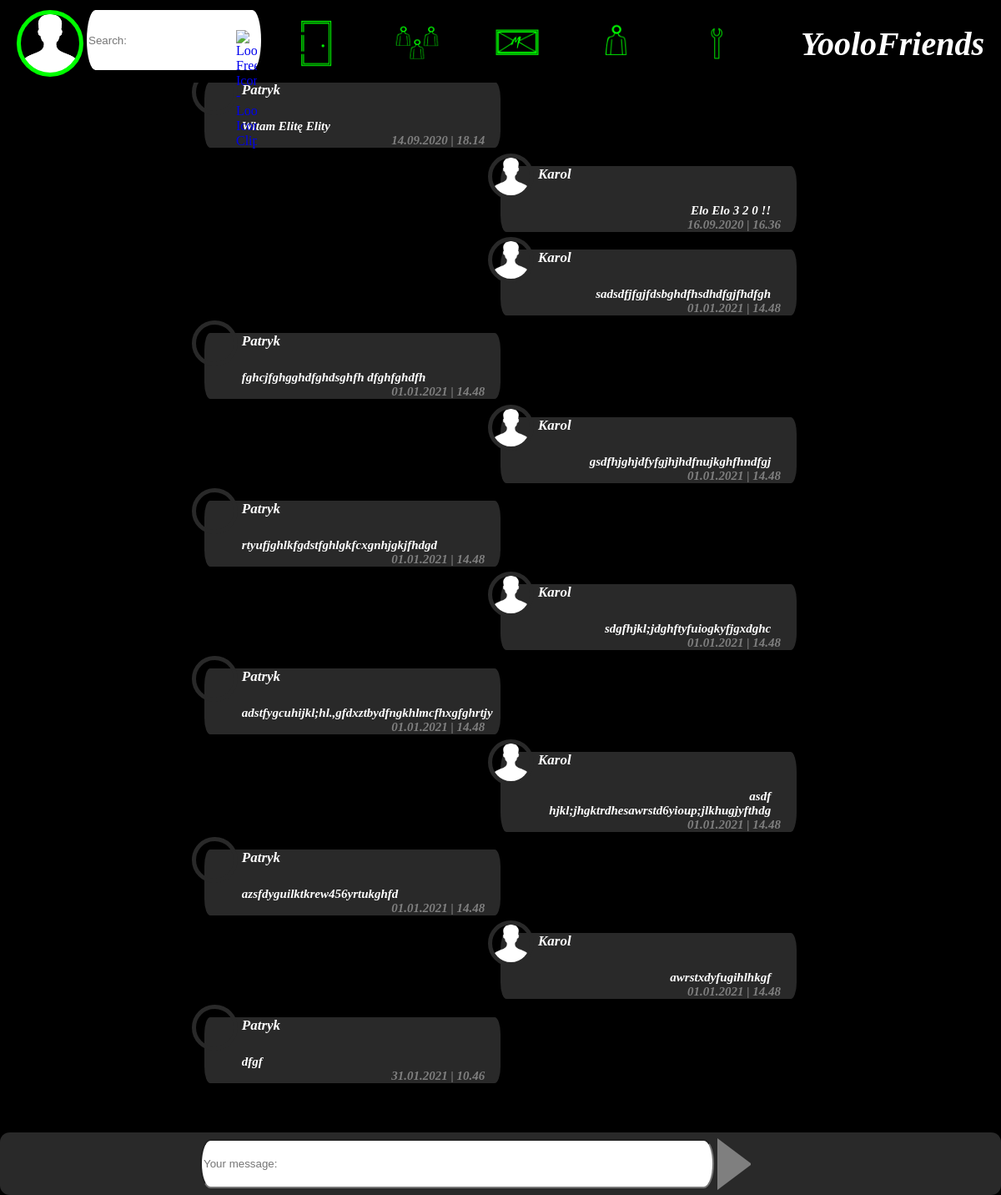
The page /conversations/Elita Elity (signed in) on the database its author committed.
### accounts/models.py (models this page shows, shortened)
class Profile(models.Model):
	user = models.OneToOneField(User, on_delete = models.CASCADE)
	image = models.ImageField(default = 'default.png', upload_to = f'profile_pictures/')
	conversations = models.ManyToManyField(ConversationModel, blank = True)
	messages = models.ManyToManyField(MessageModel, blank = True)

### chat/models.py (models this page shows)
class MessageModel(models.Model):
	conversation = models.ForeignKey(ConversationModel, on_delete = models.CASCADE, related_name= 'messages')
	message = models.TextField(max_length = 500)
	date =  models.DateTimeField(auto_now = True)
	def __str__(self):
		return self.message
	class Meta:
		verbose_name = 'Wiadomość'
		verbose_name_plural = 'Wiadomości'

### accounts/views.py (the view)
# urls.py: path('conversations/<conv>', user_messages_view, name = 'messages'),
def user_messages_view(request, conv = None):
	if not request.user.is_authenticated:
		return redirect('login')
	if conv is None:
		return redirect('conversations')
	user = request.user
	conversation = user.profile.conversations.filter(name=conv)[0]
	form = MessageForm()
	if request.method == "POST":
		message = request.POST['message']
		new_message = MessageModel(conversation=conversation,message=message)
		new_message.save()
		user.profile.messages.add(new_message)
	return render(request,'accounts/user_messages.html', { 'profile_photo'	: request.user.profile.image, 'conversation':conversation,"message_form":form,})

### chat/forms.py
class MessageForm(forms.Form):
    message = forms.CharField( widget=forms.TextInput(attrs={"id":"message-to-send","placeholder":"Your message:"}))
    conversation = forms.HiddenInput()

### accounts/templates/accounts/user_messages.html (shortened to what this page needs)
{% extends 'accounts/loggedin_user_base.html' %}
{% block content %}
	<div id="message-area">
		{% for message in conversation.messages.all %}
		{% if message.profile_set.first.user.username == request.user.username %}
			<div class = "mess" style="margin-left:50%">
		{% else %}
			<div class = "mess">
		{% endif %}
				<div class = "conv-image" style="background-image: url({{MEDIA_URL}}{{message.profile_set.first.image}});"></div>
				<div class = "conv-name">{{message.profile_set.first.user.username}}</div>
				{% if message.profile_set.first.user.username != request.user.username %}
					<div class = "conv-content"><div class="not-my-mess">{{message}}</div></div>
				{% else %}
					<div class = "conv-content"><div class="my-mess">{{message}}</div></div>
				{% endif %}
				<div class = "conv-date">{{message.date | date:"d.m.Y | H.i"}}</div>
			</div>
		{% endfor %}
	</div>
	<div id = "new-message-area">
		<div id="message-form-area">
			<form method="POST" autocomplete="off">
				<div id = "message-in-form-area">
				{{message_form.message}}
				<input id = "send-button" type="submit" value="Send message" onload="send_message()">
				</div>
			</form>
		</div>
	</div>
{% endblock %}

### accounts/templates/accounts/loggedin_user_base.html (shortened to what this page needs)
{% load static %}
<!DOCTYPE html>
<html>
<head>
	<link rel='stylesheet' type='text/css' href='{% static 'accounts/main_user_page.css' %}'>
	<link href='{% static 'accounts/conversations.css' %}' rel='stylesheet' type='text/css'>
</head>
<body>
	<div id="container">
		<div id="up-bar">
			<div id="photo" style= 'background-image:url({{MEDIA_URL}}{{ profile_photo }})'></div>
			<div id= "search-input"><input id="search" type="text" placeholder="Search:"><a href="javascript:click()"><img src="https://www.pikpng.com/pngl/m/333-3335603_loop-free-icon-loop-icon-clipart.png" alt="Loop Free Icon - Loop Icon Clipart@pikpng.com"/></a></div>
			<div id="menu">
				<a href="{% url 'logout' %}"><div class="menu-button" id="exit" ></div></a>
				<div class="menu-button" id="friends"></div>
				<a href="{% url 'conversations' %}"><div class="menu-button" id="messages"></div></a>
				<a href="{% url 'user_home' %}"><div class="menu-button" id="profile"></div></a>
				<div class="menu-button" id="options"></div>
			</div>
			<div id="logo">YooloFriends</div>
		</div>
		<div id="content">
			{% block content %}
			{% endblock %}
		</div>
	</div>
</body>
</html>

### accounts/static/accounts/main_user_page.css (style rules this page uses)
body { background-color: black; color: white; }
#container { display:grid; grid-template-rows: auto auto; }
#up-bar { background-color: black; width:100%; height:75px; padding:1%; display:grid; grid-template-columns:5% 20% auto 25%; position: fixed; top:0%; z-index: 1; }
#photo { background-size:70px 70px; grid-column: 1; width:70px; height:70px; border-radius: 100%; background-repeat: no-repeat; border: 5px solid rgb(0,255,0); }
#search-input { grid-column:2; position: relative; width:auto; }
#search { border:none ; background:#fff; display:block; box-sizing: border-box; height:90%; width:87%; margin-left:10%; border-radius: 5% / 50%; }
#search-input img { width:25px; position: absolute; top: 30%; right: 5%; }
#menu { grid-column: 3; display:grid; grid-template-columns: auto auto auto auto auto; }
.menu-button { width:100%; height:100%; background-size:50%; background-repeat: no-repeat; background-position:center; transition:0.2s; }
div#exit.menu-button { grid-column: 1; background-image: url("/media/icons/door.png"); }
div#friends.menu-button { grid-column: 2; background-image: url("/media/icons/peoples.png"); }
div#messages.menu-button { grid-column: 3; background-image: url("/media/icons/messages.png"); }
div#profile.menu-button { grid-column: 4; background-image: url("/media/icons/people.png"); }
div#options.menu-button { grid-column: 5; background-image: url("/media/icons/options.png"); }
#logo { grid-column: 4; text-align: center; font-size: 40px; font-family: "SimSun-ExtB"; font-style: italic; font-weight: bold; margin:auto; }
#content { grid-row:2; width: 100%; height:100%; display:inline-grid; grid-template-columns: 20% auto 20%; grid-template-rows: auto 75px; margin-top:5%; }

### accounts/static/accounts/conversations.css (style rules this page uses)
.conv-image { width:45px; height:45px; grid-column: 1; grid-row:1; border:5px solid rgb(41,41,41); border-radius: 100%; position: relative; left: -15px; top: -15px; background-size: 100%; background-repeat: no-repeat; }
.conv-name { grid-column: 2; grid-row:1; font-family:"Calibri"; font-style: italic; font-weight: bold; font-size:17px; }
.conv-content { grid-column: 2 / 4; grid-row:2; padding-right: 10%; font-family:"Calibri"; font-style: italic; font-weight: bold; font-size:15px; }
.my-mess { text-align: right; }
.not-my-mess { text-align: left; }
.conv-date { grid-column: 3; grid-row:3; padding-right: 10%; text-align: right; color: rgb(127,127,127); font-family:"Calibri"; font-style: italic; font-weight: bold; font-size:15px; }
#message-area { padding-top:10px; grid-column: 2; }
.mess { width:50%; margin-left:0%; grid-column: 2; background-color: rgb(41,41,41); margin-top:3%; border-radius: 2% / 25%; display:grid; grid-template-columns: 45px auto auto; grid-template-rows:45px auto auto; }
#new-message-area { width:100%; display:grid; grid-template-columns: 20% auto 50px 20%; background-color: rgb(41,41,41); border-radius: 1%/15%; position:fixed; bottom:0%; left:0%; }
#message-form-area { grid-column:2/3; }
#message-in-form-area { height: 75px; grid-column:2; display:grid; grid-template-columns: auto 50px; }
#message-to-send { grid-column: 1; margin-top:auto; margin-bottom: auto; right: 2%; width:98%; height:70%; border-radius: 2% / 50%; }
#send-button { grid-column: 2; margin:auto; width:0px; height:0px; border-top:30px solid transparent; border-bottom:30px solid transparent; border-left: 40px solid rgb(127,127,127); border-right: 40px solid transparent; background-color: transparent; transition: 1s; }

### rows shown on the page
Profile: image (placeholder picture)
MessageModel: profile_set.first.user.username "Patryk", message "Witam Elitę Elity", date|H "14.09.2020 | 18.14"
MessageModel: profile_set.first.image (placeholder picture), profile_set.first.user.username "Karol", message "Elo Elo 3 2 0 !!", date|H "16.09.2020 | 16.36"
MessageModel: profile_set.first.image (placeholder picture), profile_set.first.user.username "Karol", message "sadsdfjfgjfdsbghdfhsdhdfgjfhdfgh", date|H "01.01.2021 | 14.48"
MessageModel: profile_set.first.user.username "Patryk", message "fghcjfghgghdfghdsghfh dfghfghdfh", date|H "01.01.2021 | 14.48"
MessageModel: profile_set.first.image (placeholder picture), profile_set.first.user.username "Karol", message "gsdfhjghjdfyfgjhjhdfnujkghfhndfgj", date|H "01.01.2021 | 14.48"
MessageModel: profile_set.first.user.username "Patryk", message "rtyufjghlkfgdstfghlgkfcxgnhjgkjfhdgd", date|H "01.01.2021 | 14.48"
MessageModel: profile_set.first.image (placeholder picture), profile_set.first.user.username "Karol", message "sdgfhjkl;jdghftyfuiogkyfjgxdghc", date|H "01.01.2021 | 14.48"
MessageModel: profile_set.first.user.username "Patryk", message "adstfygcuhijkl;hl.,gfdxztbydfngkhlmcfhxgfghrtjy", date|H "01.01.2021 | 14.48"
MessageModel: profile_set.first.image (placeholder picture), profile_set.first.user.username "Karol", message "asdf hjkl;jhgktrdhesawrstd6yioup;jlkhugjyfthdg", date|H "01.01.2021 | 14.48"
MessageModel: profile_set.first.user.username "Patryk", message "azsfdyguilktkrew456yrtukghfd", date|H "01.01.2021 | 14.48"
MessageModel: profile_set.first.image (placeholder picture), profile_set.first.user.username "Karol", message "awrstxdyfugihlhkgf", date|H "01.01.2021 | 14.48"
MessageModel: profile_set.first.user.username "Patryk", message "dfgf", date|H "31.01.2021 | 10.46"
